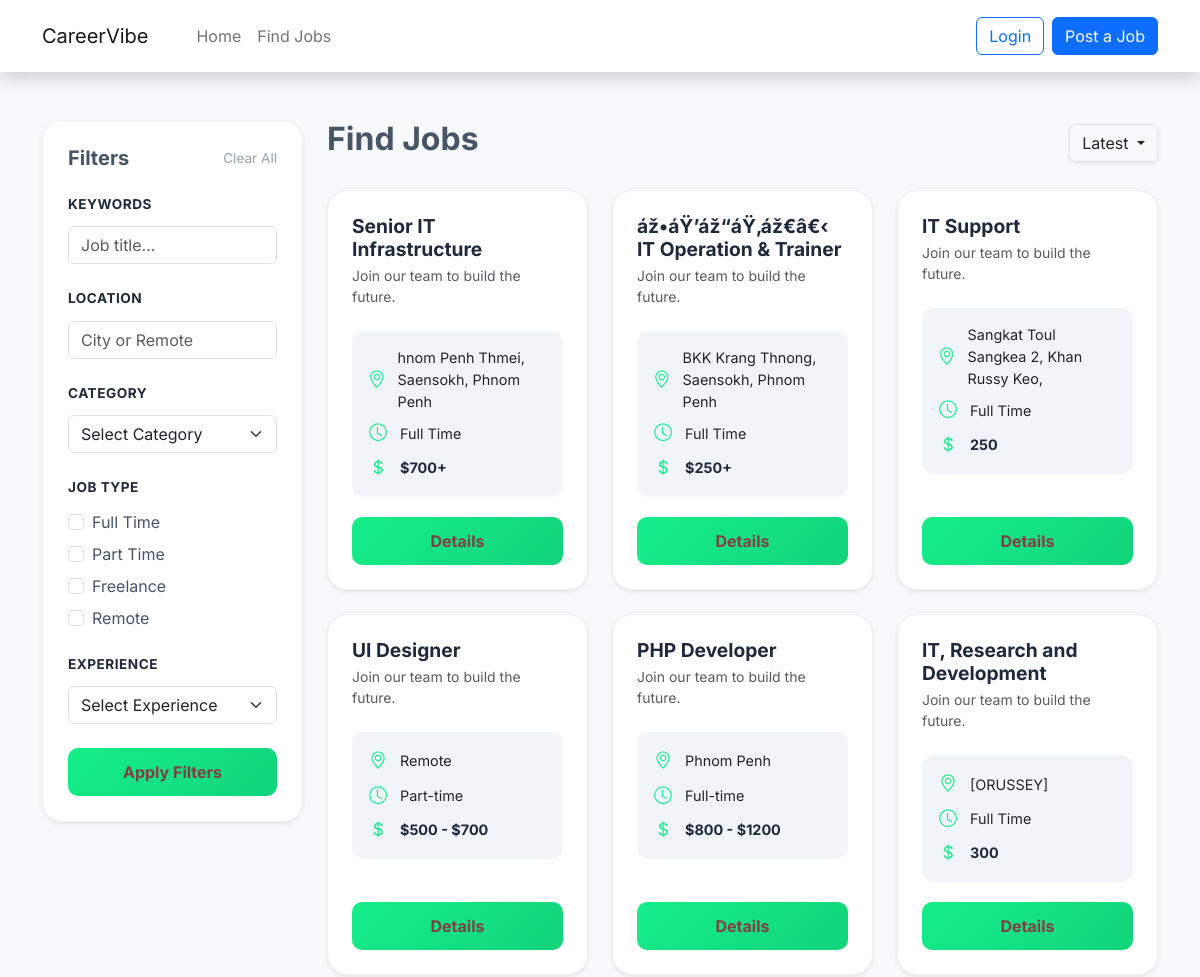
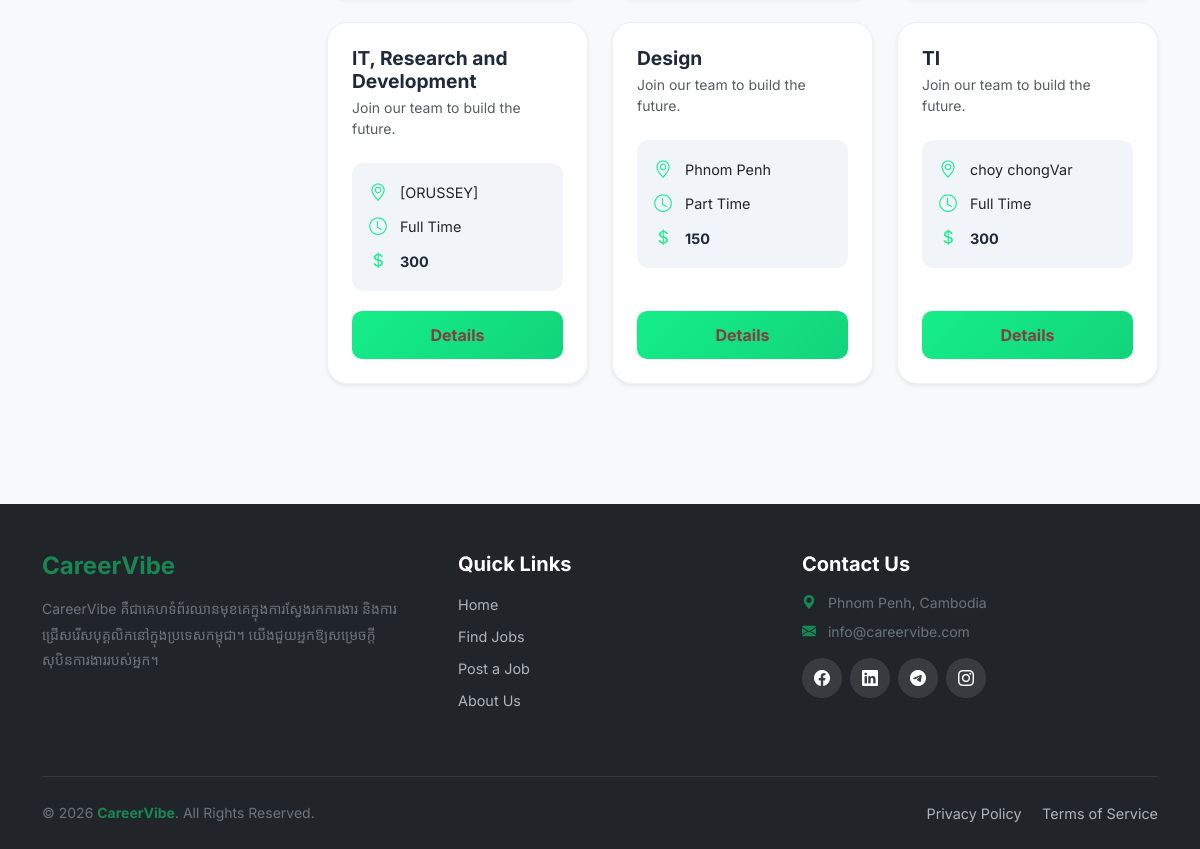
The page /find_job.php on the database its author committed (2 pictures, top to bottom).
### tables this page shows
CREATE TABLE `jobs` (
  `id` int(11) NOT NULL,
  `title` varchar(255) NOT NULL,
  `category` varchar(100) NOT NULL,
  `job_nature` varchar(50) NOT NULL,
  `vacancy` int(11) NOT NULL,
  `salary` varchar(100) DEFAULT NULL,
  `location` varchar(255) NOT NULL,
  `job_type` varchar(50) DEFAULT 'Full Time',
  `description` text NOT NULL,
  `benefits` text,
  `image` varchar(255) DEFAULT NULL,
  `created_at` timestamp NOT NULL DEFAULT CURRENT_TIMESTAMP
);

### find_job.php (the view, shortened to what this page needs)
<?php
include_once('config/db.php');
include('header.php');
$keywords   = $_GET['keywords'] ?? '';
$location   = $_GET['location'] ?? '';
$job_type   = $_GET['job_type'] ?? [];
$sql = "SELECT * FROM jobs WHERE 1";
$sql .= " ORDER BY id DESC";
$result = mysqli_query($conn, $sql);
?>
<!DOCTYPE html>
<html lang="en">
<head>
    <link href="https://cdn.jsdelivr.net/npm/bootstrap@5.3.0/dist/css/bootstrap.min.css" rel="stylesheet">
    <link href="https://cdn.jsdelivr.net/npm/bootstrap-icons/font/bootstrap-icons.css" rel="stylesheet">
    <link rel="stylesheet" href="css/find_job.css">
</head>
<body>
<div class="container py-5">
    <div class="row">
        <div class="col-lg-3 mb-4">
            <form action="find_job.php" method="GET">
                <div class="filter-sidebar shadow-sm">
                    <div class="d-flex justify-content-between align-items-center mb-4">
                        <h5 class="fw-bold m-0">Filters</h5>
                        <a href="find_job.php" class="btn-clear">Clear All</a>
                    </div>
                    <div class="mb-4">
                        <label class="filter-title">Keywords</label>
                        <input type="text" name="keywords" class="form-control" placeholder="Job title..." value="<?php echo htmlspecialchars($keywords); ?>">
                    </div>
                    <div class="mb-4">
                        <label class="filter-title">Location</label>
                        <input type="text" name="location" class="form-control" placeholder="City or Remote" value="<?php echo htmlspecialchars($location); ?>">
                    </div>
                    <div class="mb-4">
                        <label class="filter-title">Category</label>
                        <select name="category" class="form-select">
                            <option value="">Select Category</option>
                        </select>
                    </div>
                    <div class="mb-4">
                        <label class="filter-title">Job Type</label>
                        <?php
                        $types_list = ['Full Time', 'Part Time', 'Freelance', 'Remote'];
                        foreach($types_list as $t):
                        ?>
                        <div class="form-check mb-2">
                            <input class="form-check-input" type="checkbox" name="job_type[]" value="<?php echo $t; ?>" id="type<?php echo $t; ?>" <?php if(in_array($t, $job_type)) echo 'checked'; ?>>
                            <label class="form-check-label" for="type<?php echo $t; ?>"><?php echo $t; ?></label>
                        </div>
                        <?php endforeach; ?>
                    </div>
                    <div class="mb-4">
                        <label class="filter-title">Experience</label>
                        <select name="experience" class="form-select">
                            <option value="">Select Experience</option>
                        </select>
                    </div>
                    <button type="submit" class="btn details-btn w-100">Apply Filters</button>
                </div>
            </form>
        </div>
        <div class="col-lg-9">
            <div class="d-flex justify-content-between align-items-center mb-4">
                <h2 class="fw-bold">Find Jobs</h2>
                <div class="dropdown">
                    <button class="btn btn-white border shadow-sm dropdown-toggle" type="button" data-bs-toggle="dropdown">
                        Latest
                    </button>
                </div>
            </div>
            <div class="row">
                <?php if($result && mysqli_num_rows($result) > 0): ?>
                    <?php while($row = mysqli_fetch_assoc($result)): ?>
                        <div class="col-md-6 col-xl-4 mb-4">
                            <div class="card job-card p-4 shadow-sm">
                                <h5 class="job-title mb-1"><?php echo htmlspecialchars($row['title']); ?></h5>
                                <p class="text-muted small mb-4">Join our team to build the future.</p>
                                <div class="job-meta-box">
                                    <div class="meta-item">
                                        <i class="bi bi-geo-alt"></i>
                                        <span><?php echo htmlspecialchars($row['location']); ?></span>
                                    </div>
                                    <div class="meta-item">
                                        <i class="bi bi-clock"></i>
                                        <span><?php echo htmlspecialchars($row['job_nature']); ?></span>
                                    </div>
                                    <div class="meta-item">
                                        <i class="bi bi-currency-dollar"></i>
                                        <span class="salary-text"><?php echo htmlspecialchars($row['salary']); ?></span>
                                    </div>
                                </div>
                                <a href="job_detail.php?id=<?php echo $row['id']; ?>" class="btn details-btn w-100">Details</a>
                            </div>
                        </div>
                    <?php endwhile; ?>
                <?php endif; ?>
            </div>
        </div>
    </div>
</div>
<?php include('footer.php'); ?>
</body>
</html>

### header.php (shortened to what this page needs)
<!DOCTYPE html>
<html class="no-js" lang="en_AU">
<head>
    <link rel="stylesheet" href="https://cdnjs.cloudflare.com/ajax/libs/font-awesome/4.7.0/css/font-awesome.css" />
    <link rel="stylesheet" type="text/css" href="assets/css/style.css" />
    <link href="https://cdn.jsdelivr.net/npm/bootstrap@5.1.3/dist/css/bootstrap.min.css" rel="stylesheet">
    <link rel="stylesheet" type="text/css" href="assets/css/style.css" />
    <link rel="stylesheet" href="css/style.css" />
</head>
<body data-instant-intensity="mousedown">
<header>
    <nav class="navbar navbar-expand-lg navbar-light bg-white shadow py-3">
        <div class="container">
            <a class="navbar-brand" href="index.php">CareerVibe</a>
            <div class="collapse navbar-collapse" id="navbarSupportedContent">
                <ul class="navbar-nav ms-0 ms-sm-0 me-auto mb-2 mb-lg-0 ms-lg-4">
                    <li class="nav-item">
                        <a class="nav-link" href="index.php">Home</a>
                    </li>
                    <li class="nav-item">
                       <a class="nav-link" href="index.php?page=find_jobs">Find Jobs</a>
                    </li>
                </ul>
                <a class="btn btn-outline-primary me-2" href="login.php">Login</a>
                <a class="btn btn-primary" href="add_job.php">Post a Job</a>
            </div>
        </div>
    </nav>
</header>

### footer.php (shortened to what this page needs)
<footer class="bg-dark text-white pt-5 pb-4 mt-5">
    <div class="container text-md-start text-center">
        <div class="row">
            <div class="col-md-4 mb-4">
                <h4 class="fw-bold text-success mb-3">CareerVibe</h4>
                <p class="text-secondary small" style="line-height: 1.8;">
                    CareerVibe គឺជាគេហទំព័រឈានមុខគេក្នុងការស្វែងរកការងារ និងការជ្រើសរើសបុគ្គលិកនៅក្នុងប្រទេសកម្ពុជា។ យើងជួយអ្នកឱ្យសម្រេចក្តីសុបិនការងាររបស់អ្នក។
                </p>
            </div>
            <div class="col-md-4 mb-4 ps-md-5">
                <h5 class="fw-bold mb-3">Quick Links</h5>
                <ul class="list-unstyled">
                    <li class="mb-2"><a href="index.php" class="footer-link">Home</a></li>
                    <li class="mb-2"><a href="find_job.php" class="footer-link">Find Jobs</a></li>
                    <li class="mb-2"><a href="add_job.php" class="footer-link">Post a Job</a></li>
                    <li class="mb-2"><a href="#" class="footer-link">About Us</a></li>
                </ul>
            </div>
            <div class="col-md-4 mb-4">
                <h5 class="fw-bold mb-3">Contact Us</h5>
                <p class="text-secondary small mb-2"><i class="bi bi-geo-alt-fill text-success me-2"></i> Phnom Penh, Cambodia</p>
                <p class="text-secondary small mb-3"><i class="bi bi-envelope-fill text-success me-2"></i> info@careervibe.com</p>
                <div class="d-flex justify-content-md-start justify-content-center gap-2 mt-3">
                    <a href="#" class="social-icon"><i class="bi bi-facebook"></i></a>
                    <a href="#" class="social-icon"><i class="bi bi-linkedin"></i></a>
                    <a href="#" class="social-icon"><i class="bi bi-telegram"></i></a>
                    <a href="#" class="social-icon"><i class="bi bi-instagram"></i></a>
                </div>
            </div>
        </div>
        <hr class="border-secondary opacity-25 my-4">
        <div class="row align-items-center">
            <div class="col-md-6 text-md-start text-center">
                <p class="mb-0 small text-secondary">&copy; <?php echo date('Y'); ?> <span class="text-success fw-bold">CareerVibe</span>. All Rights Reserved.</p>
            </div>
            <div class="col-md-6 text-md-end text-center mt-2 mt-md-0">
                <a href="#" class="footer-link me-3">Privacy Policy</a>
                <a href="#" class="footer-link">Terms of Service</a>
            </div>
        </div>
    </div>
</footer>

### css/find_job.css (style rules this page uses)
:root { --brand-green: #15ee89; --dark-text: #1e293b; --soft-bg: #f1f4f9; }
body { font-family: 'Inter', sans-serif; background-color: #f8f9fa; color: #475569; }
.filter-sidebar { background: #fff; border-radius: 20px; padding: 25px; border: 1px solid #f0f0f0; position: sticky; top: 20px; }
.filter-title { font-size: 0.85rem; font-weight: 700; color: var(--dark-text); margin-bottom: 12px; text-transform: uppercase; letter-spacing: 0.5px; display: block; }
.job-card { transition: all 0.3s ease; border-radius: 20px; background: #fff; border: 1px solid #f0f0f0; height: 100%; display: flex; flex-direction: column; }
.job-title { color: var(--dark-text); font-weight: 700; font-size: 1.2rem; }
.job-meta-box { background-color: var(--soft-bg); border-radius: 12px; padding: 16px; margin-bottom: 20px; }
.meta-item { font-size: 0.9rem; display: flex; align-items: center; margin-bottom: 8px; }
.meta-item:last-child { margin-bottom: 0; }
.meta-item i { color: var(--brand-green); font-size: 1.1rem; margin-right: 12px; width: 20px; text-align: center; }
.salary-text { font-weight: 700; color: var(--dark-text); }
.details-btn { background: linear-gradient(135deg, #15ee89 0%, #12d47a 100%); border: none; border-radius: 10px; padding: 12px; font-weight: 700; color: #804040; transition: all 0.3s ease; margin-top: auto; }
.btn-clear { font-size: 0.85rem; color: #94a3b8; text-decoration: none; }

### footer.php (style rules this page uses)
.footer-link { text-decoration: none; color: #adb5bd; transition: 0.3s; font-size: 0.9rem; }
.social-icon { width: 40px; height: 40px; display: inline-flex; align-items: center; justify-content: center; border-radius: 50%; background: rgba(255,255,255,0.1); color: white; transition: 0.3s; text-decoration: none; }

### rows shown on the page
jobs: title "Senior IT Infrastructure", location "hnom Penh Thmei, Saensokh, Phnom Penh", job_nature "Full Time", salary "$700+"
jobs: title "áž•áŸ’áž“áŸ‚áž€â€‹ IT Operation & Trainer", location "BKK Krang Thnong, Saensokh, Phnom Penh", job_nature "Full Time", salary "$250+"
jobs: title "IT Support", location "Sangkat Toul Sangkea 2, Khan Russy Keo,", job_nature "Full Time", salary "250"
jobs: title "UI Designer", location "Remote", job_nature "Part-time", salary "$500 - $700"
jobs: title "PHP Developer", location "Phnom Penh", job_nature "Full-time", salary "$800 - $1200"
jobs: title "IT, Research and Development", location "[ORUSSEY]", job_nature "Full Time", salary "300"
jobs: title "IT, Research and Development", location "[ORUSSEY]", job_nature "Full Time", salary "300"
jobs: title "Design", location "Phnom Penh", job_nature "Part Time", salary "150"
jobs: title "TI", location "choy chongVar", job_nature "Full Time", salary "300"

### other values the page prints
$t "Full Time"
$t "Part Time"
$t "Freelance"
$t "Remote"
